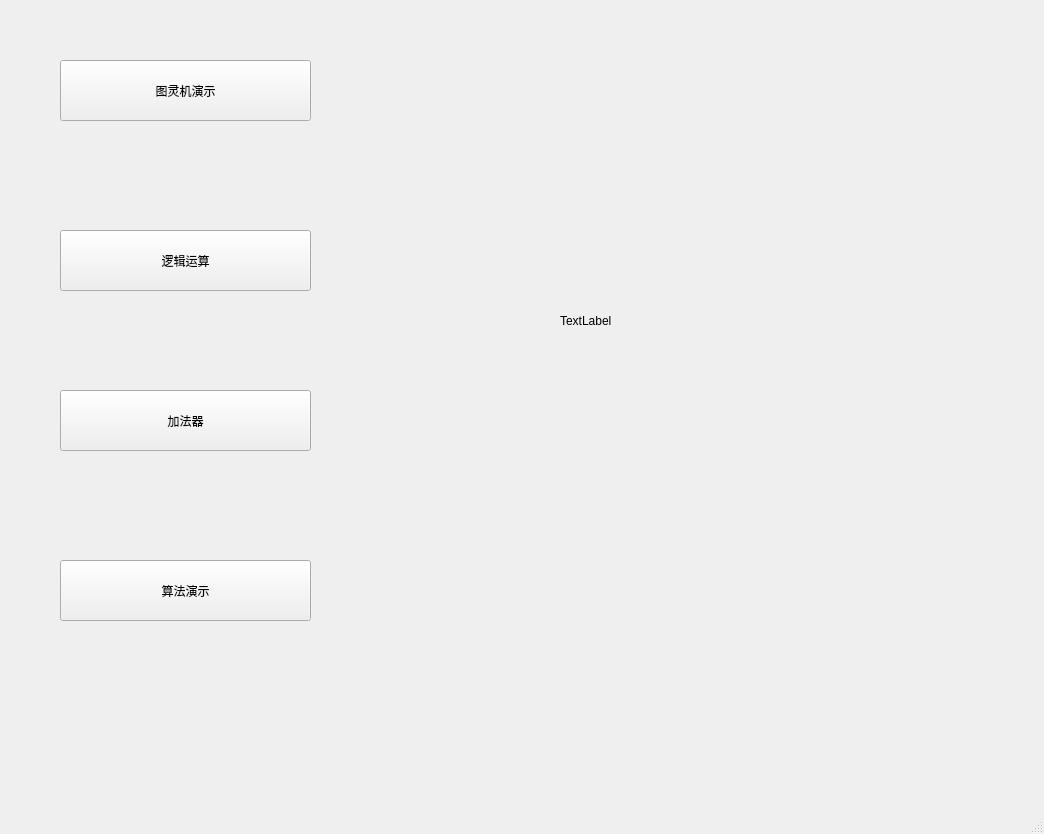
<?xml version="1.0" encoding="UTF-8"?>
<ui version="4.0">
 <class>teaching_p</class>
 <widget class="QMainWindow" name="teaching_p">
  <property name="geometry">
   <rect>
    <x>0</x>
    <y>0</y>
    <width>1044</width>
    <height>834</height>
   </rect>
  </property>
  <property name="windowTitle">
   <string>教学演示 V1.0.0</string>
  </property>
  <widget class="QWidget" name="centralWidget">
   <widget class="QToolButton" name="turing_pre_button">
    <property name="geometry">
     <rect>
      <x>60</x>
      <y>60</y>
      <width>251</width>
      <height>61</height>
     </rect>
    </property>
    <property name="text">
     <string>图灵机演示</string>
    </property>
   </widget>
   <widget class="QToolButton" name="bool1_button">
    <property name="geometry">
     <rect>
      <x>60</x>
      <y>230</y>
      <width>251</width>
      <height>61</height>
     </rect>
    </property>
    <property name="text">
     <string>逻辑运算</string>
    </property>
   </widget>
   <widget class="QToolButton" name="plusm_button">
    <property name="geometry">
     <rect>
      <x>60</x>
      <y>390</y>
      <width>251</width>
      <height>61</height>
     </rect>
    </property>
    <property name="text">
     <string>加法器</string>
    </property>
   </widget>
   <widget class="QToolButton" name="algorithm1_button">
    <property name="geometry">
     <rect>
      <x>60</x>
      <y>560</y>
      <width>251</width>
      <height>61</height>
     </rect>
    </property>
    <property name="text">
     <string>算法演示</string>
    </property>
   </widget>
   <widget class="QLabel" name="label">
    <property name="geometry">
     <rect>
      <x>560</x>
      <y>120</y>
      <width>571</width>
      <height>401</height>
     </rect>
    </property>
    <property name="text">
     <string>TextLabel</string>
    </property>
   </widget>
  </widget>
  <widget class="QMenuBar" name="menuBar">
   <property name="geometry">
    <rect>
     <x>0</x>
     <y>0</y>
     <width>1044</width>
     <height>18</height>
    </rect>
   </property>
  </widget>
  <widget class="QStatusBar" name="statusBar"/>
 </widget>
 <layoutdefault spacing="6" margin="11"/>
 <resources/>
 <connections/>
</ui>
